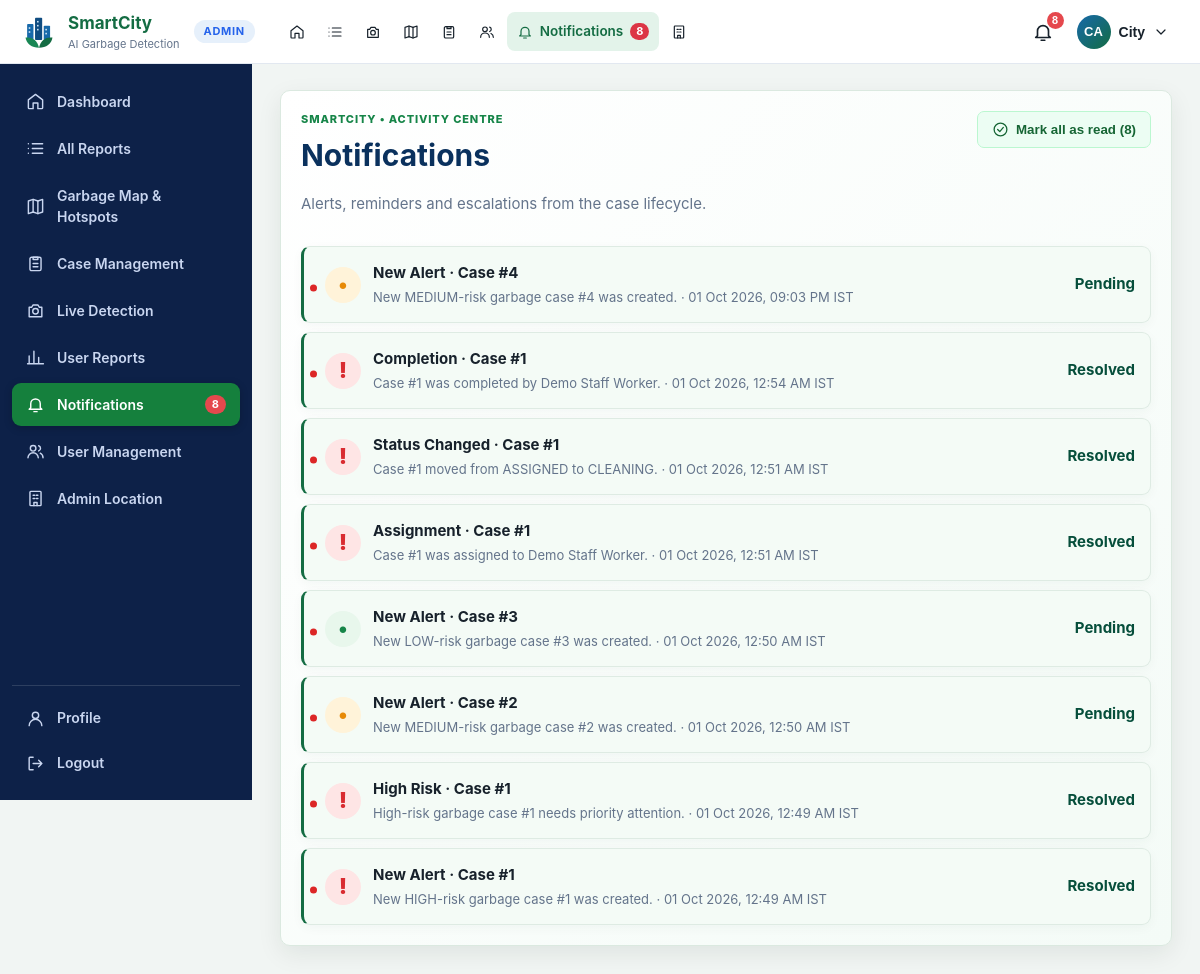
Page /notifications (signed in) on the committed database.
### tables this page shows
CREATE TABLE users (
    id INTEGER PRIMARY KEY AUTOINCREMENT,
    username TEXT NOT NULL UNIQUE COLLATE NOCASE,
    email TEXT UNIQUE COLLATE NOCASE,
    full_name TEXT NOT NULL,
    phone TEXT,
    password_hash TEXT NOT NULL,
    role TEXT NOT NULL DEFAULT 'user' CHECK(role IN ('admin', 'user', 'staff')),
    is_active INTEGER NOT NULL DEFAULT 1,
    created_at TEXT NOT NULL DEFAULT CURRENT_TIMESTAMP,
    last_login_at TEXT
);

CREATE TABLE notifications (
    id INTEGER PRIMARY KEY AUTOINCREMENT,
    case_id INTEGER NOT NULL REFERENCES cases(id),
    notification_type TEXT NOT NULL,
    message TEXT NOT NULL,
    dedupe_key TEXT NOT NULL UNIQUE,
    created_at TEXT NOT NULL DEFAULT CURRENT_TIMESTAMP,
    is_read INTEGER NOT NULL DEFAULT 0
, audience TEXT NOT NULL DEFAULT 'admin');

CREATE TABLE alerts (
    id INTEGER PRIMARY KEY AUTOINCREMENT,
    detection_id INTEGER NOT NULL UNIQUE REFERENCES detections(id),
    created_at TEXT NOT NULL DEFAULT CURRENT_TIMESTAMP,
    status TEXT NOT NULL DEFAULT 'PENDING',
    risk_level TEXT,
    risk_score INTEGER,
    confidence REAL,
    latitude REAL,
    longitude REAL,
    address TEXT
);

CREATE TABLE cases (
    id INTEGER PRIMARY KEY AUTOINCREMENT,
    alert_id INTEGER NOT NULL UNIQUE REFERENCES alerts(id),
    detection_id INTEGER NOT NULL UNIQUE REFERENCES detections(id),
    status TEXT NOT NULL DEFAULT 'PENDING' CHECK(status IN ('PENDING', 'ASSIGNED', 'CLEANING', 'COMPLETED')),
    assignee_id INTEGER REFERENCES assignees(id),
    notes TEXT,
    created_at TEXT NOT NULL DEFAULT CURRENT_TIMESTAMP,
    updated_at TEXT NOT NULL DEFAULT CURRENT_TIMESTAMP
, before_image_path TEXT, started_at TEXT, after_image_path TEXT, completed_at TEXT, completion_notes TEXT, resolution_minutes INTEGER);

### app/main.py (the view)
    @app.get("/notifications")
    @login_required
    def notifications():
        if is_admin():
            refresh_notifications()
        audience, user_id = notification_scope()
        return render_template(
            "notifications.html",
            notifications=db.list_notifications(
                app.config["DATABASE"], limit=100, audience=audience, user_id=user_id
            ),
        )

### app/auth.py (called while the page is built)
def initials(name: str | None) -> str:
    parts = [p for p in (name or "").split() if p]
    if not parts:
        return "?"
    if len(parts) == 1:
        return parts[0][:2].upper()
    return (parts[0][0] + parts[-1][0]).upper()

def login_required(view):
    @wraps(view)
    def wrapped(*args, **kwargs):
        if g.user is None:
            if request.path.startswith("/api/"):
                return {"ok": False, "error": "Please sign in to continue."}, 401
            next_url = request.full_path.rstrip("?") if request.method == "GET" else None
            login_endpoint = LOGIN_ENDPOINTS[area_for_path(request.path)]
            return redirect(url_for(login_endpoint, next=next_url))
        return view(*args, **kwargs)
    return wrapped

### app/database/db.py (called while the page is built)
@contextmanager
def connect(database_path: str | Path):
    connection = sqlite3.connect(database_path)
    connection.row_factory = sqlite3.Row
    connection.execute("PRAGMA foreign_keys = ON")
    try:
        yield connection
        connection.commit()
    except Exception:
        connection.rollback()
        raise
    finally:
        connection.close()

def _notification_scope(audience, user_id):
    if audience == "user":
        return "n.audience = 'user' AND d.user_id = ?", [user_id]
    if audience == "staff":
        return (
            "n.audience = 'staff' AND c.assignee_id IN (SELECT id FROM assignees WHERE user_id = ?)",
            [user_id],
        )
    return "n.audience = 'admin'", []

def list_notifications(database_path, limit=20, audience="admin", user_id=None):
    where, params = _notification_scope(audience, user_id)
    with connect(database_path) as connection:
        return connection.execute(
            f"""SELECT n.*, c.status, c.detection_id, a.risk_level FROM notifications n
               JOIN cases c ON c.id = n.case_id
               JOIN alerts a ON a.id = c.alert_id
               JOIN detections d ON d.id = c.detection_id
               WHERE {where}
               ORDER BY n.created_at DESC, n.id DESC LIMIT ?""",
            [*params, limit],
        ).fetchall()

def get_user(database_path, user_id):
    if user_id is None:
        return None
    with connect(database_path) as connection:
        return connection.execute("SELECT * FROM users WHERE id = ?", (user_id,)).fetchone()

### app/templates/notifications.html (shortened to what this page needs)
{% extends layout %}{% from '_icons.html' import icon %}
{% block content %}
<section class="panel notification-page"><div class="panel-heading"><div><small class="eyebrow">SMARTCITY • ACTIVITY CENTRE</small><h2>Notifications</h2><p>{{ 'Alerts, reminders and escalations from the case lifecycle.' if is_admin else ('New tasks and updates on the cases assigned to you.' if is_staff else 'Updates about the garbage reports you submitted.') }}</p></div>{% if unread_notifications %}<div class="actions"><form method="post" action="{{ url_for('notifications_read_all') }}"><button class="button secondary" type="submit">{{ icon('check', 17) }} Mark all as read ({{ unread_notifications }})</button></form></div>{% endif %}</div>{% if notifications %}<div class="activity-list">{% for notification in notifications %}<a class="activity {{ 'unread' if not notification['is_read'] else 'read' }}" href="{{ url_for('notification_open', notification_id=notification['id']) }}">{% if not notification['is_read'] %}<span class="unread-dot" aria-label="Unread"></span>{% endif %}<div class="notification-symbol {{ (notification['risk_level'] or 'low')|lower }}">{{ '!' if notification['risk_level'] == 'HIGH' and (is_admin or is_staff) else '•' }}</div><div><strong>{% if is_admin or is_staff %}{{ notification['notification_type'].replace('_', ' ').title() }} · Case #{{ notification['case_id'] }}{% else %}{{ notification['notification_type'].replace('REPORT_', '').replace('_', ' ').title() }} · Report #{{ notification['detection_id'] }}{% endif %}</strong><span>{{ notification['message'] }} · {{ notification['created_at']|india_datetime }}</span></div><b>{{ (notification['status']|status_label) if (is_admin or is_staff) else (notification['status']|status_group) }}</b></a>{% endfor %}</div>{% else %}<div class="empty"><b>No notifications yet</b><p>{{ 'New case activity will appear here.' if (is_admin or is_staff) else 'When the team acts on your reports, you will see it here.' }}</p></div>{% endif %}</section>
{% endblock %}

### app/templates/_profile_menu.html (shortened to what this page needs)
{% from '_icons.html' import icon %}
{% if current_user %}
<div class="profile-menu" data-dropdown>
  <button class="profile-trigger" type="button" data-dropdown-toggle aria-haspopup="menu" aria-expanded="false" aria-label="Account menu">
    <span class="avatar">{{ user_initials }}</span>
    <span class="profile-name">{{ current_user['full_name'].split()[0] }}</span>
    {{ icon('chevron', 16) }}
  </button>
</div>
{% else %}
<div class="auth-links"><a class="button secondary" href="{{ url_for('login') }}">Login</a><a class="button" href="{{ url_for('register') }}">Register</a></div>
{% endif %}

### app/static/css/mobile-app.css (style rules this page uses)
html { -webkit-text-size-adjust:100%;text-size-adjust:100%;-webkit-tap-highlight-color:transparent }
body { padding-left:env(safe-area-inset-left);padding-right:env(safe-area-inset-right);overflow-x:hidden }
.panel,.table-wrap,.table-scroll { overflow-x:auto }

### app/static/css/app.css (style rules this page uses)
:root { --green:#146c43;--green2:#198754;--blue:#1769aa;--amber:#c97805;--red:#bd3039;--ink:#25332d;--muted:#69766f;--bg:#f5f7f5;--card:#fff;--line:#dfe6e1;--shadow:0 3px 12px #1a30200d }
* { box-sizing:border-box }
body { margin:0;background:var(--bg);color:var(--ink);font:15px/1.5 Arial,Segoe UI,sans-serif }
.button,.danger { display:inline-flex;justify-content:center;align-items:center;gap:7px;border:0;border-radius:6px;background:var(--green2);color:#fff;padding:10px 15px;font-weight:700;text-decoration:none;cursor:pointer }
.button.secondary { background:#e8f2ec;color:var(--green) }
.panel,.stat-grid article { background:var(--card);border:1px solid var(--line);border-radius:8px;box-shadow:var(--shadow) }
.panel { padding:22px;margin-bottom:20px }
.panel-heading { display:flex;justify-content:space-between;gap:16px;margin-bottom:16px }
.panel h2 { margin:0;font-size:20px }
.panel-heading p,small { color:var(--muted) }
.camera-controls,.camera-actions,.filters,.actions { display:flex;flex-wrap:wrap;gap:9px }
.activity-list { display:grid;gap:9px }
.activity { display:flex;gap:12px;align-items:center;border:1px solid var(--line);border-radius:7px;padding:12px;color:inherit;text-decoration:none }
.activity b { margin-left:auto;color:var(--green) }

### app/static/css/final-ui.css (style rules this page uses)
:root { --green:#064e3b;--green2:#15803d;--blue:#2563eb;--amber:#f59e0b;--red:#dc2626;--ink:#17212b;--muted:#64748b;--bg:#f5f7f6;--line:#e2e8f0;--shadow:0 8px 24px rgba(15,42,30,.08) }
body { font-family:Inter,ui-sans-serif,system-ui,-apple-system,"Segoe UI",sans-serif;color:var(--ink);background:var(--bg) }
.button { border-radius:7px;padding:9px 14px;background:#15803d;box-shadow:none }
.button.secondary { background:#ecfdf3;color:#166534;border:1px solid #bbf7d0 }
.panel { border-radius:10px;padding:20px;box-shadow:var(--shadow) }
.activity { border-radius:9px;padding:15px }
.activity strong { display:block }
.activity span { display:block;color:var(--muted);font-size:13px;margin-top:3px }

### app/static/css/final-polish.css (style rules this page uses)
body { background:linear-gradient(145deg,#f7fbf8 0%,#f3f9ff 54%,#f8fcf7 100%) }
.eyebrow { display:block;margin-bottom:5px;color:#168548;font-size:11px;font-weight:800;letter-spacing:.08em }
.history-page,.notification-page { border-color:#dbe9e0 }
.history-page .panel-heading h2,.notification-page .panel-heading h2 { font-size:30px;color:#0a315d;margin:2px 0 5px }
.notification-page { background:linear-gradient(135deg,#fff 0%,#f4fbf7 100%) }
.notification-page .activity { padding:15px;border-color:#deebe3;box-shadow:0 3px 11px rgba(7,65,41,.04) }
.notification-symbol { display:grid;place-items:center;flex:0 0 36px;width:36px;height:36px;border-radius:50%;background:#e8f7ec;color:#168548;font-size:21px;font-weight:900 }
.notification-symbol.high { background:#fee5e5;color:#d92c31 }
.notification-symbol.medium { background:#fff3d9;color:#e78a07 }

### app/static/css/ui-polish-v2.css (style rules this page uses)
.notification-page .activity { position: relative; }
.notification-page .activity.unread { border-left: 3px solid #146c43; background: #f4fbf6; }
.notification-page .unread-dot { position: absolute; left: 6px; top: 50%; transform: translateY(-50%); width: 7px; height: 7px; border-radius: 50%; background: #dc2626; }
.notification-page .activity.unread > div:nth-of-type(1) { margin-left: 6px; }

### app/static/css/portal.css (style rules this page uses)
:root { --navy:#0d2148;--navy2:#132b5c;--sky:#e6f0fb }
.avatar { display:inline-grid;place-items:center;width:34px;height:34px;border-radius:50%;background:linear-gradient(135deg,#1769aa,#146c43);color:#fff;font-weight:700;font-size:13px;letter-spacing:.02em;flex:0 0 auto }
.profile-menu { position:relative }
.profile-trigger { display:flex;align-items:center;gap:8px;background:none;border:1px solid transparent;border-radius:99px;padding:4px 10px 4px 4px;cursor:pointer;color:var(--ink);font:600 14px/1 Arial,sans-serif }
.admin-body { background:#f1f5f3 }
.admin-content .panel { margin-bottom:20px }
.panel-heading .actions,.panel-heading .page-actions { align-self:flex-start;align-items:center }

### rows in the picture
users: full_name "City"
notifications: is_read 0 (drawn), notification_type.replace "New Alert", case_id "4", message "New MEDIUM-risk garbage case #4 was created.", created_at|india_datetime "01 Oct 2026, 09:03 PM IST"
alerts: risk_level "•"
cases: status "Pending"
notifications: is_read 0 (drawn), notification_type.replace "Completion", case_id "1", message "Case #1 was completed by Demo Staff Worker.", created_at|india_datetime "01 Oct 2026, 12:54 AM IST"
alerts: risk_level "!"
cases: status "Resolved"
notifications: is_read 0 (drawn), notification_type.replace "Status Changed", case_id "1", message "Case #1 moved from ASSIGNED to CLEANING.", created_at|india_datetime "01 Oct 2026, 12:51 AM IST"
notifications: is_read 0 (drawn), notification_type.replace "Assignment", case_id "1", message "Case #1 was assigned to Demo Staff Worker.", created_at|india_datetime "01 Oct 2026, 12:51 AM IST"
notifications: is_read 0 (drawn), notification_type.replace "New Alert", case_id "3", message "New LOW-risk garbage case #3 was created.", created_at|india_datetime "01 Oct 2026, 12:50 AM IST"
alerts: risk_level "•"
cases: status "Pending"
notifications: is_read 0 (drawn), notification_type.replace "New Alert", case_id "2", message "New MEDIUM-risk garbage case #2 was created.", created_at|india_datetime "01 Oct 2026, 12:50 AM IST"
alerts: risk_level "•"
cases: status "Pending"
notifications: is_read 0 (drawn), notification_type.replace "High Risk", case_id "1", message "High-risk garbage case #1 needs priority attention.", created_at|india_datetime "01 Oct 2026, 12:49 AM IST"
notifications: is_read 0 (drawn), notification_type.replace "New Alert", case_id "1", message "New HIGH-risk garbage case #1 was created.", created_at|india_datetime "01 Oct 2026, 12:49 AM IST"

### other values in the picture
{{ label }} "Notifications"
{{ unread_notifications }} "8"
{{ user_initials }} "CA"
{{ label }} "Dashboard" "All Reports" "Garbage Map & Hotspots" "Case Management" "Live Detection" "User Reports" "Notifications" "User Management" "Admin Location"
